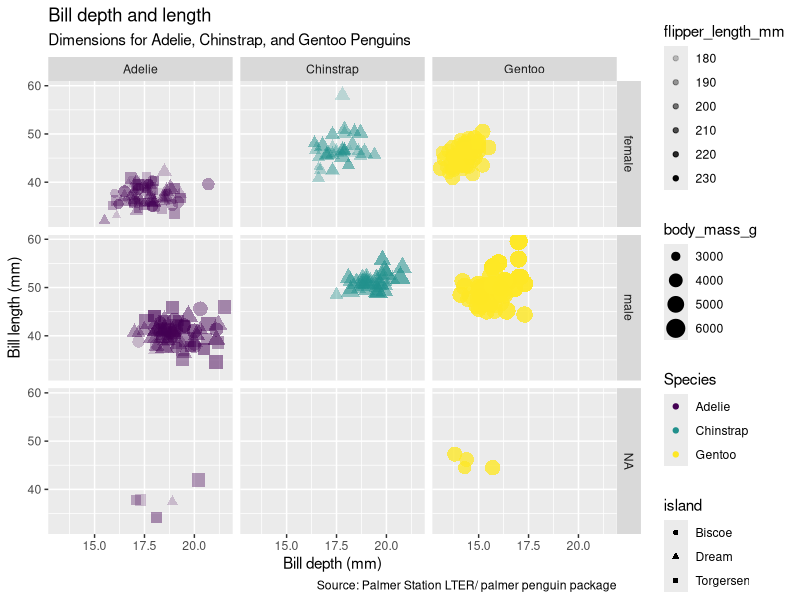

This chart was generated by the following R code:
##################
# Week 3 Penguins
# Created by: Brandon Bonilla 
# Created on: 2022-02-08
###############

### load libraries #######
library(palmerpenguins)
library(tidyverse)

##### Data analysis ######
glimpse(penguins)

#### dataframe ####
ggplot(data = penguins,
       mapping = aes(x = bill_depth_mm,
                     y = bill_length_mm,
                     color = species,
                     shape = island,
                     size = body_mass_g,
                     alpha = flipper_length_mm)) +
  geom_point()+
  facet_grid(sex~species)+
  labs(title = "Bill depth and length",
      subtitle = "Dimensions for Adelie, Chinstrap, and Gentoo Penguins",
      x = "Bill depth (mm)", y = "Bill length (mm)",
      color = "Species",
      caption = "Source: Palmer Station LTER/ palmer penguin package") +
  scale_color_viridis_d() 
    
  



